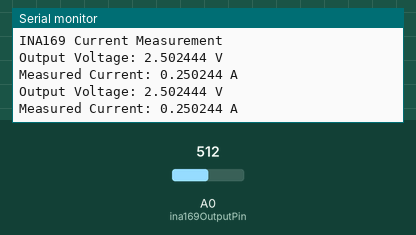
A sketch run on a simulated Arduino Uno, built with avr-gcc and run on an emulated ATmega328P. On the bench: the last lines printed to the serial monitor. Inputs (shaded band) come from the test bench; at power-on: A0 (ina169OutputPin) = 512.

Above: at 1.8 s.
1.9 s: A0 (ina169OutputPin) set to 716
At 2.8 s:
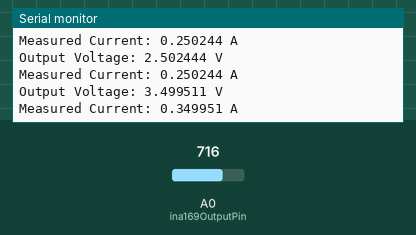
3.4 s: A0 (ina169OutputPin) set to 900
At 4.8 s:
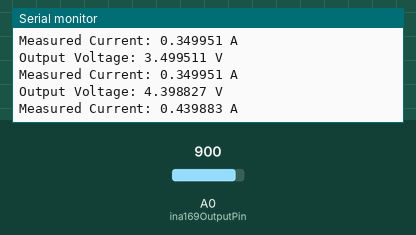
Timing chart, 0 to 6.4 s (numbered marks = the images above; inputs shaded):
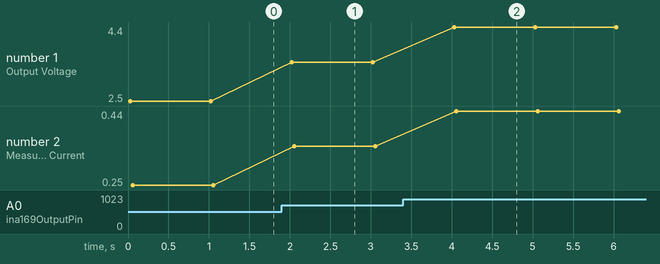

Measured:
- after the input at 1.9 s, the serial monitor: prints a new line after 0.12 s (image 1)
- after the input at 3.4 s, the serial monitor: prints a new line after 0.63 s (image 2)
- plotted number 1: 2.5 → 3.5 after the input at 1.9 s, 3.5 → 4.4 after the input at 3.4 s
- plotted number 2: 0.25 → 0.35 after the input at 1.9 s, 0.35 → 0.44 after the input at 3.4 s

The sketch:

CurrentSense.ino
```cpp
// Constants
const int ina169OutputPin = A0;  // Analog pin connected to the OUT pin of INA169
const float shuntResistorValue = 10;  // Value of the shunt resistor in ohms
const float voltageReference = 5.0;     // Reference voltage of the Arduino (5V for most boards)

// Variables
float outputVoltage = 0.0;  // Output voltage from INA169
float current = 0.0;        // Measured current in amperes

void setup() {
  // Initialize Serial communication
  Serial.begin(9600);

  // Print startup message
  Serial.println("INA169 Current Measurement");
}

void loop() {
  // Read the analog voltage from the INA169 OUT pin
  int analogValue = analogRead(ina169OutputPin);

  // Convert the analog reading to a voltage
  outputVoltage = (analogValue / 1023.0) * voltageReference;

  // Calculate the current based on the output voltage
  // Current (I) = Output Voltage / Shunt Resistor Value
  current = outputVoltage / shuntResistorValue;

  // Print the measured current to the Serial Monitor
  Serial.print("Output Voltage: ");
  Serial.print(outputVoltage, 6);  // Print with 6 decimal places for precision
  Serial.println(" V");
  Serial.print("Measured Current: ");
  Serial.print(current, 6);        // Print the current with precision
  Serial.println(" A");

  // Wait a bit before taking the next reading
  delay(1000);  // 1 second delay
}
```
